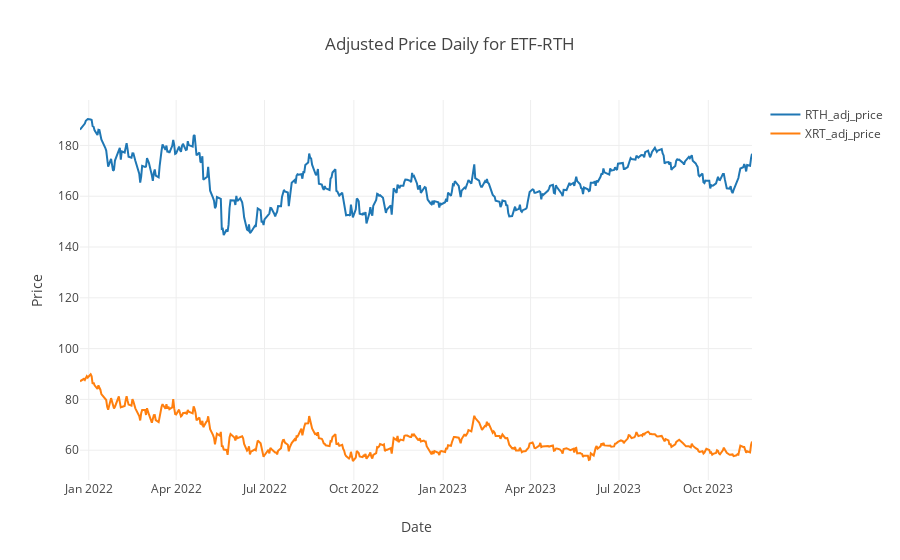

Notebook code cell kept with this figure:
### Markdown cell above
Upon analyzing the line chart, it becomes evident that these two ETFs are closely correlated. Their trends appear to be synchronized, suggesting a potential opportunity for implementing a spread reversion strategy using this ETF pair. I intend to conduct a more thorough investigation to better understand the relationship between these two ETFs.

### Code cell
fig = go.Figure()
fig.add_trace(
            go.Scatter(x=ETF_data.index, y=ETF_data['RTH_adj_close'], name='RTH_adj_price'),
        )
fig.add_trace(
            go.Scatter(x=ETF_data.index, y=ETF_data['XRT_adj_close'], name='XRT_adj_price'),
        )

fig.update_layout(
    template="none",
    autosize=True,  
    title_text='Adjusted Price Daily for ETF-RTH',
    showlegend=True,
    xaxis_title='Date',     
    yaxis_title='Price',   
)
fig.show()

### Figure 1 — Plotly figure (JSON) as saved in the notebook; plotly's stock layout.template omitted (floating-point values rounded to 4 significant figures; data arrays with more than 128 entries replaced by an {"elided": "..."} marker saying what was removed)
{"data": [{"name": "RTH_adj_price", "type": "scatter", "x": {"elided": "477 str values"}, "y": {"elided": "477 float values"}}, {"name": "XRT_adj_price", "type": "scatter", "x": {"elided": "477 str values"}, "y": {"elided": "477 float values"}}], "layout": {"autosize": true, "showlegend": true, "title": {"text": "Adjusted Price Daily for ETF-RTH"}, "xaxis": {"title": {"text": "Date"}}, "yaxis": {"title": {"text": "Price"}}}}
